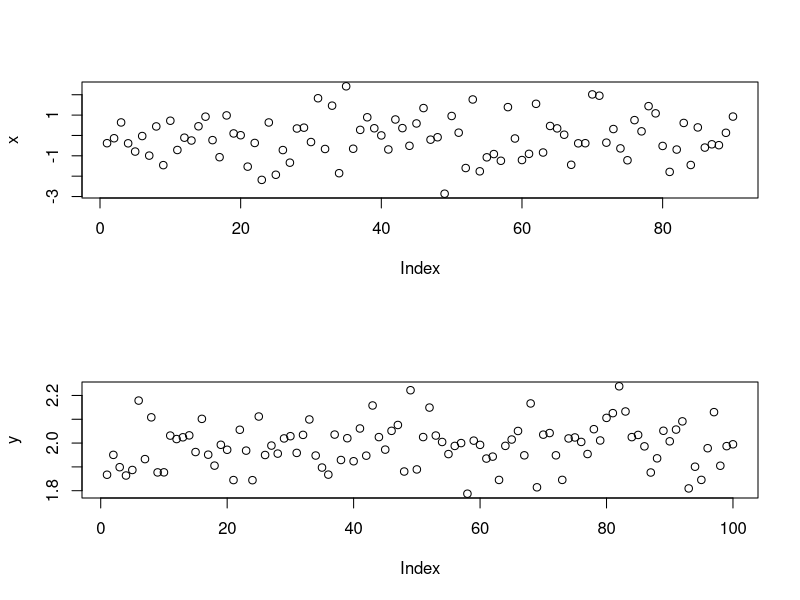
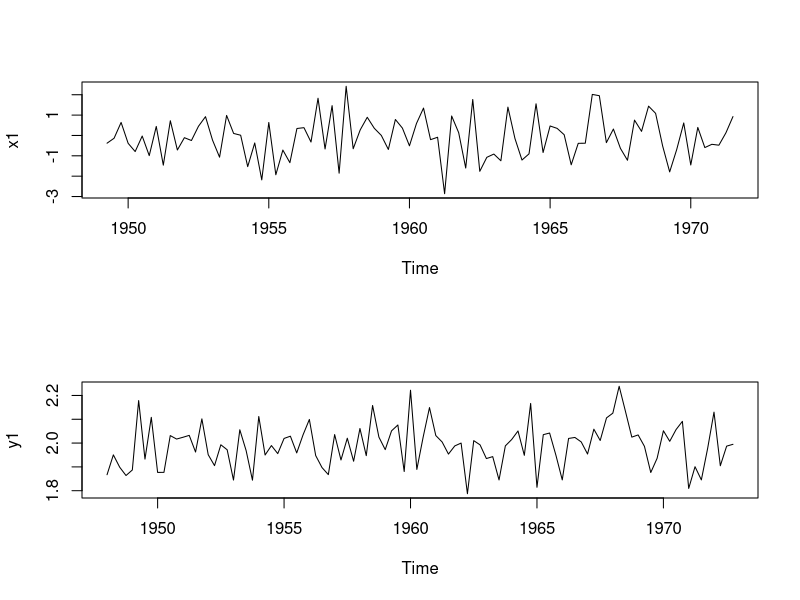
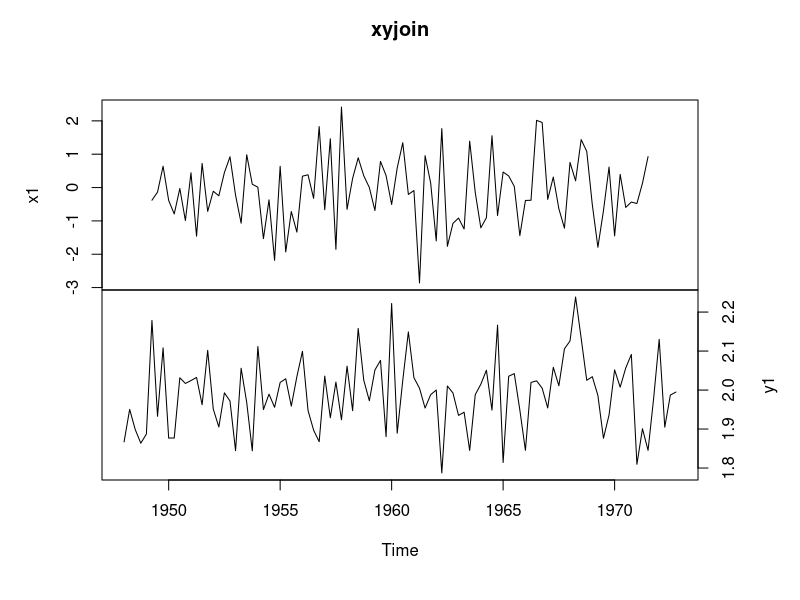
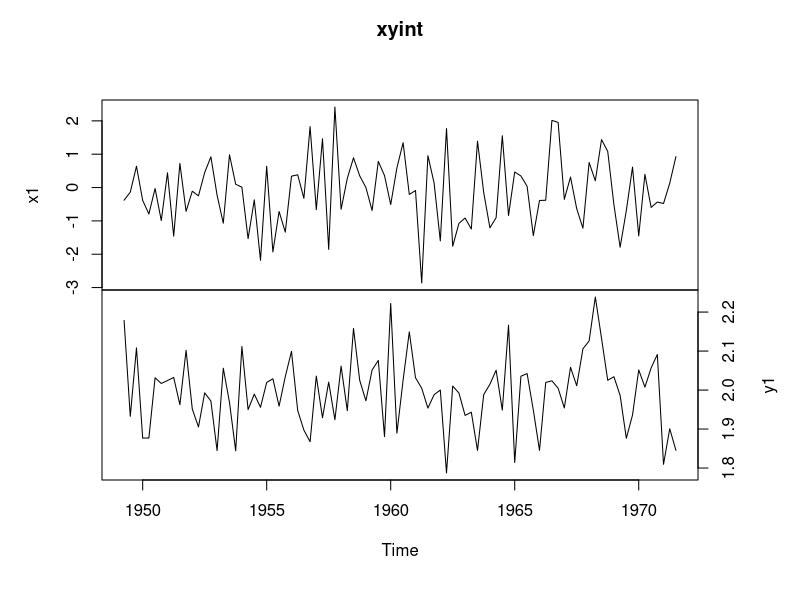
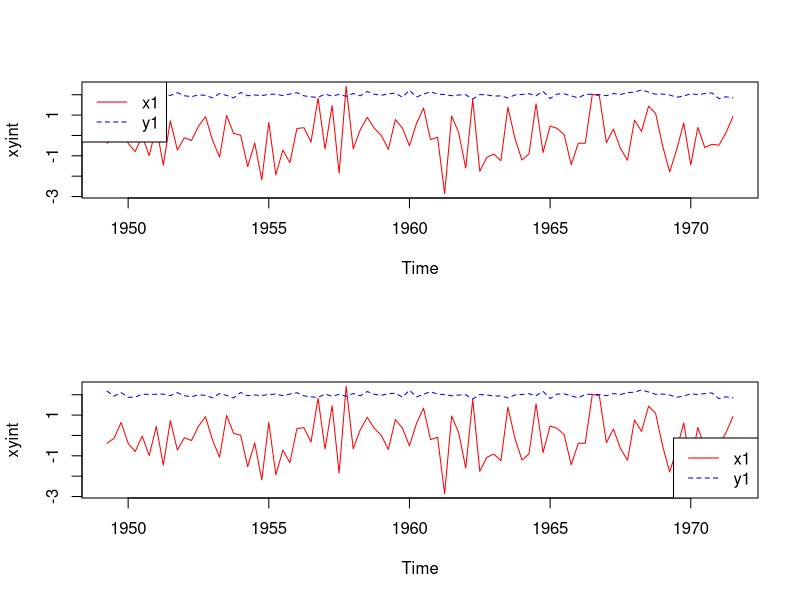

The R script that drew these images, in order:
x <- rnorm(90)
y <- rnorm(100, 2, .1)
layout(1:2)
plot(x)
plot(y)
class(x)
class(y)

###################################################

x1 <- ts(data=x, start=c(1949,2), frequency=4)
y1 <- ts(y, start=c(1948,1), frequency=4)
class(x1)

###################################################

attributes(x1)

# tsp provides start date, end date, and frequency
tsp(x1)

###################################################

window(x1, start=c(1953,3), # extract a subset of the time
       end=c(1955,4))       # series 
layout(1:2)
plot(x1)  # actually use the method plot.ts()
plot(y1)

###################################################

xyjoin <- ts.union(x1,y1)
window(xyjoin, start=1948.00, end=1950.75)

###################################################

class(xyjoin)
str(xyjoin)
tsp(xyjoin)

###################################################

plot(xyjoin, yax.flip=T)

###################################################

xyint <- ts.intersect(x1,y1)
tsp(xyint)
window(xyint, start=1949.25, end=1951.25)

###################################################

class(xyint)
str(xyint)
tsp(xyint)

###################################################

plot(xyint, yax.flip=T)

###################################################

plot(xyint, plot.type='single',
     col=c('red','blue'), lty=1:2)
legend(x='topleft', legend=c('x1', 'y1'),
       col=c('red', 'blue'), lty=1:2)

###################################################

plot(xyint, plot.type='single',
     col=c('red','blue'), lty=1:2)
legend(x='bottomright', legend=c('x1', 'y1'),
       col=c('red', 'blue'), lty=1:2)
